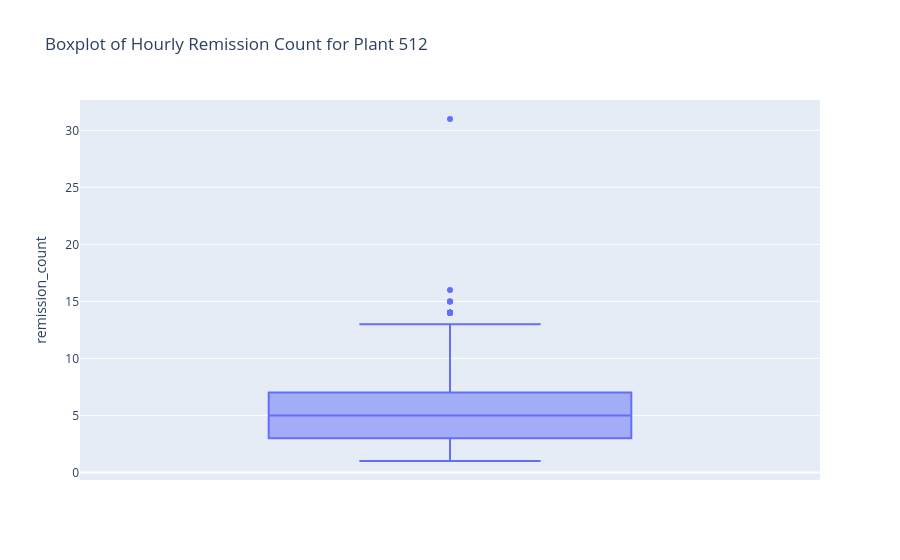

The notebook cell this image was saved under:
### Code cell
# Plant 512 remission count boxplot (row count) 
plant_512_counts = (
    remissions.loc[remissions["ship_plant_code"] == "512"]
    .groupby(remissions["typed_time"].dt.floor("h"))
    .size()
    .reset_index(name="remission_count")
)

fig = px.box(
    plant_512_counts,
    y="remission_count",
    title="Boxplot of Hourly Remission Count for Plant 512",
)
fig.show()

### Figure 1 — Plotly figure (JSON) as saved in the notebook; plotly's stock layout.template omitted (floating-point values rounded to 4 significant figures; data arrays with more than 128 entries replaced by an {"elided": "..."} marker saying what was removed)
{"data": [{"alignmentgroup": "True", "hovertemplate": "remission_count=%{y}<extra></extra>", "legendgroup": "", "marker": {"color": "#636efa"}, "name": "", "notched": false, "offsetgroup": "", "orientation": "v", "showlegend": false, "type": "box", "x0": " ", "xaxis": "x", "y": {"elided": "16607 int values"}, "y0": " ", "yaxis": "y"}], "layout": {"boxmode": "group", "legend": {"tracegroupgap": 0}, "title": {"text": "Boxplot of Hourly Remission Count for Plant 512"}, "xaxis": {"anchor": "y", "domain": [0, 1]}, "yaxis": {"anchor": "x", "domain": [0, 1], "title": {"text": "remission_count"}}}}
